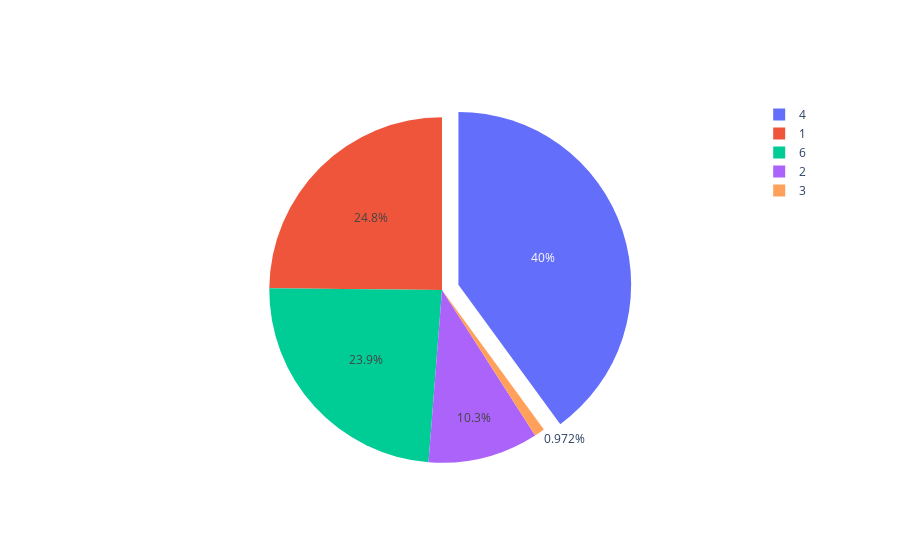

This figure's notebook cell:
### Code cell
slices=[997,414,39,1604,960]
labels=[1,2,3,4,6]
explode=[0,0,0,0.1,0]
fig = go.Figure(data=[go.Pie(labels=labels, values=slices,pull=explode)])
fig.show()

### Figure 1 — Plotly figure (JSON) as saved in the notebook; plotly's stock layout.template omitted (floating-point values rounded to 4 significant figures)
{"data": [{"labels": [1, 2, 3, 4, 6], "pull": [0, 0, 0, 0.1, 0], "type": "pie", "values": [997, 414, 39, 1604, 960]}], "layout": {}}
